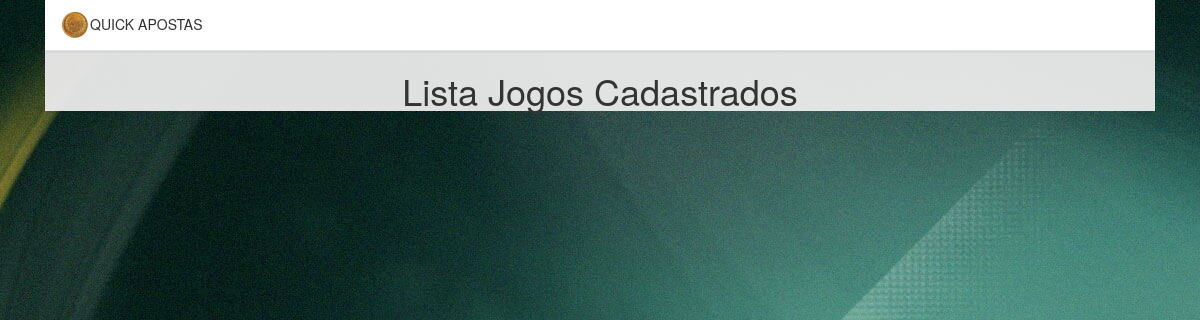
The page /listajogoscad.php on the database as committed earlier.
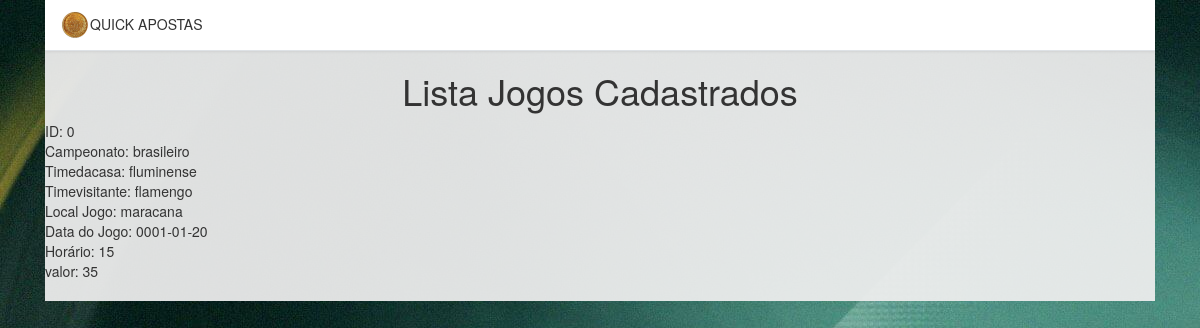
The same page on the database as committed later.
### tables this page shows
CREATE TABLE `usercadastrojogos` (
  `id` int(11) NOT NULL,
  `timevisitante` varchar(220) NOT NULL,
  `datajogo` date NOT NULL,
  `horario` int(220) NOT NULL,
  `nome` varchar(220) NOT NULL,
  `valor` int(220) NOT NULL,
  `localjogo` varchar(220) NOT NULL,
  `campeonato` varchar(220) NOT NULL,
  `timedacasa` varchar(220) NOT NULL,
  `created` datetime NOT NULL,
  `modified` datetime DEFAULT NULL
);

### listajogoscad.php (the view, shortened to what this page needs)
<?php
include_once("conexao.php");
?>
<!DOCTYPE html>
<html lang="pt-br">
	<head>
<link rel="stylesheet" href="https://stackpath.bootstrapcdn.com/bootstrap/4.4.1/css/bootstrap.min.css">
  <link rel="stylesheet" href="https://maxcdn.bootstrapcdn.com/bootstrap/3.4.1/css/bootstrap.min.css">
	</head>
	<body background="img/001.jpg" >
	<div class="container">
	<div class="form-signin" style="background: #eeee">
	<div class="d-flex flex-column flex-md-row align-items-center p-3 px-md-4 mb-0 bg-white border-bottom shadow-sm" >
	<img src="img/002.jpg" width="30" height="30" class="d-inline-block left-top">
  	<h5 class="my-1 mr-md-auto ">QUICK APOSTAS</h5>
	</div>
	<div class="text-center">
		<h1>Lista Jogos Cadastrados</h1>
	</div>
		<?php
		$pagina_atual = filter_input(INPUT_GET,'pagina', FILTER_SANITIZE_NUMBER_INT);
		$pagina = (!empty($pagina_atual)) ? $pagina_atual : 1;
		$qnt_result_pg = 5;
		$inicio = ($qnt_result_pg * $pagina) - $qnt_result_pg;
		$result_usuarios = "SELECT * FROM usercadastrojogos LIMIT $inicio, $qnt_result_pg";
		$resultado_usuarios = mysqli_query($conn, $result_usuarios);
		while($row_usuario = mysqli_fetch_assoc($resultado_usuarios)){
			echo "ID: " . $row_usuario['id'] . "<br>";
			echo "Campeonato: " . $row_usuario['campeonato'] . "<br>";
			echo "Timedacasa: " . $row_usuario['timedacasa'] . "<br>";
			echo "Timevisitante: " . $row_usuario['timevisitante'] . "<br>";
			echo "Local Jogo: " . $row_usuario['localjogo'] . "<br>";
			echo "Data do Jogo: " . $row_usuario['datajogo'] . "<br>";
			echo "Horário: " . $row_usuario['horario'] . "<br>";
			echo "valor: " . $row_usuario['valor'] . "<br></br>";
		}
		?>
	</body>
</html>

Rows that differ between the two databases and show on the page:
added usercadastrojogos: id "0", campeonato "brasileiro", timedacasa "fluminense", timevisitante "flamengo", localjogo "maracana", datajogo "0001-01-20", horario "15", valor "35"
